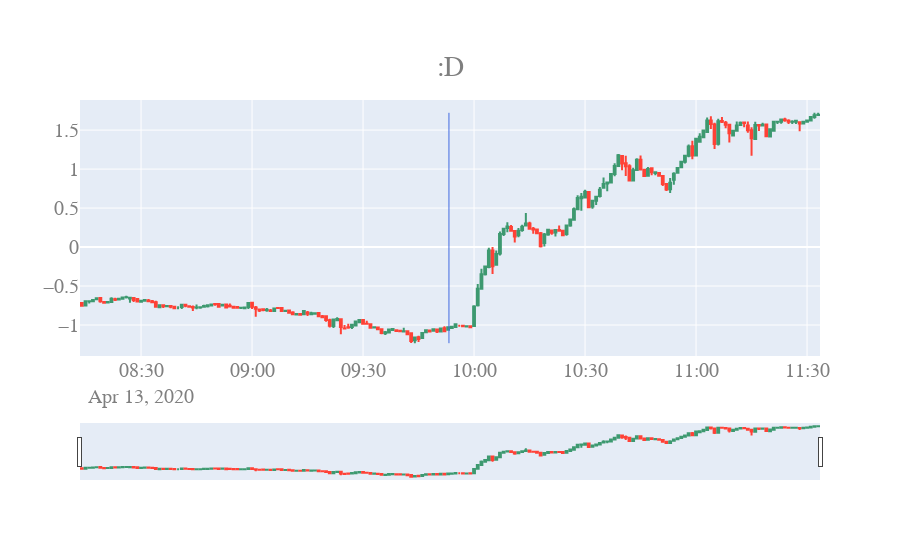

Here is the notebook cell this chart was saved with:
### Code cell
def candlestick(files):
  first = get_file(files[0])
  max_ = first['high'].max()
  min_ = first['low'].min()
  event_time = datetime.strptime("2020-04-13T09:53:13.000Z", '%Y-%m-%dT%H:%M:%S.%fZ') #first.loc[250, 'open time']

  figures = []
  for file in files:
      df = get_file(file)
      max_ = max(max_, df['high'].max())
      min_ = min(min_, df['low'].min())
      figure = get_figure_for_df(df, file)
      figures.append(figure)

  fig = go.Figure(data=figures)
  fig.update_layout(
    title= {
     'text': ':D',
     'y':0.9,
     'x':0.5,
     'xanchor': 'center',
     'yanchor': 'top'
    },
   font=dict(
    family="Courier New, monospace",
    size=20,
    color="#7f7f7f"
  ))
  fig.add_shape(
    # Line Vertical
    dict(
        type="line",
        x0=event_time,
        y0=min_,
        x1=event_time,
        y1=max_,
        line=dict(
            color="RoyalBlue",
            width=1
        )
  ))
  fig.show()
 
 
candlestick(files)

### Figure 1 — Plotly figure (JSON) as saved in the notebook; plotly's stock layout.template omitted (floating-point values rounded to 4 significant figures; data arrays with more than 128 entries replaced by an {"elided": "..."} marker saying what was removed)
{"data": [{"close": {"elided": "200 float values"}, "high": {"elided": "200 float values"}, "low": {"elided": "200 float values"}, "name": "BNBUSDT", "open": {"elided": "200 float values"}, "type": "candlestick", "x": {"elided": "200 str values"}}, {"close": [], "high": [], "low": [], "name": "CTSIUSDT", "open": [], "type": "candlestick", "x": []}], "layout": {"font": {"color": "#7f7f7f", "family": "Courier New, monospace", "size": 20}, "shapes": [{"line": {"color": "RoyalBlue", "width": 1}, "type": "line", "x0": "2020-04-13T09:53:13", "x1": "2020-04-13T09:53:13", "y0": -1.233, "y1": 1.722}], "title": {"text": ":D", "x": 0.5, "xanchor": "center", "y": 0.9, "yanchor": "top"}}}
